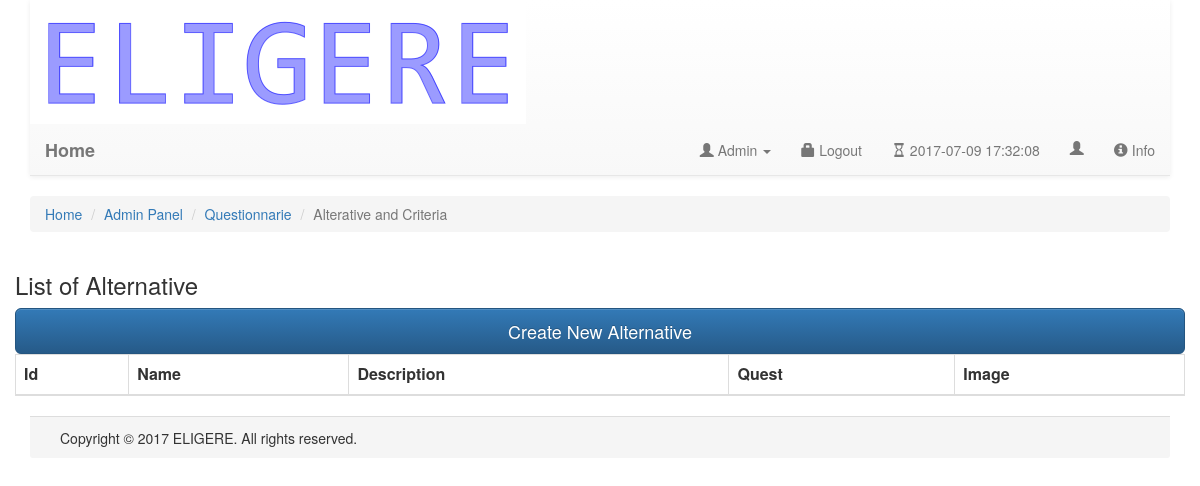
Page /WebApplication/insertAlternativeAndCriteria.php?id=176 on the earlier database version.
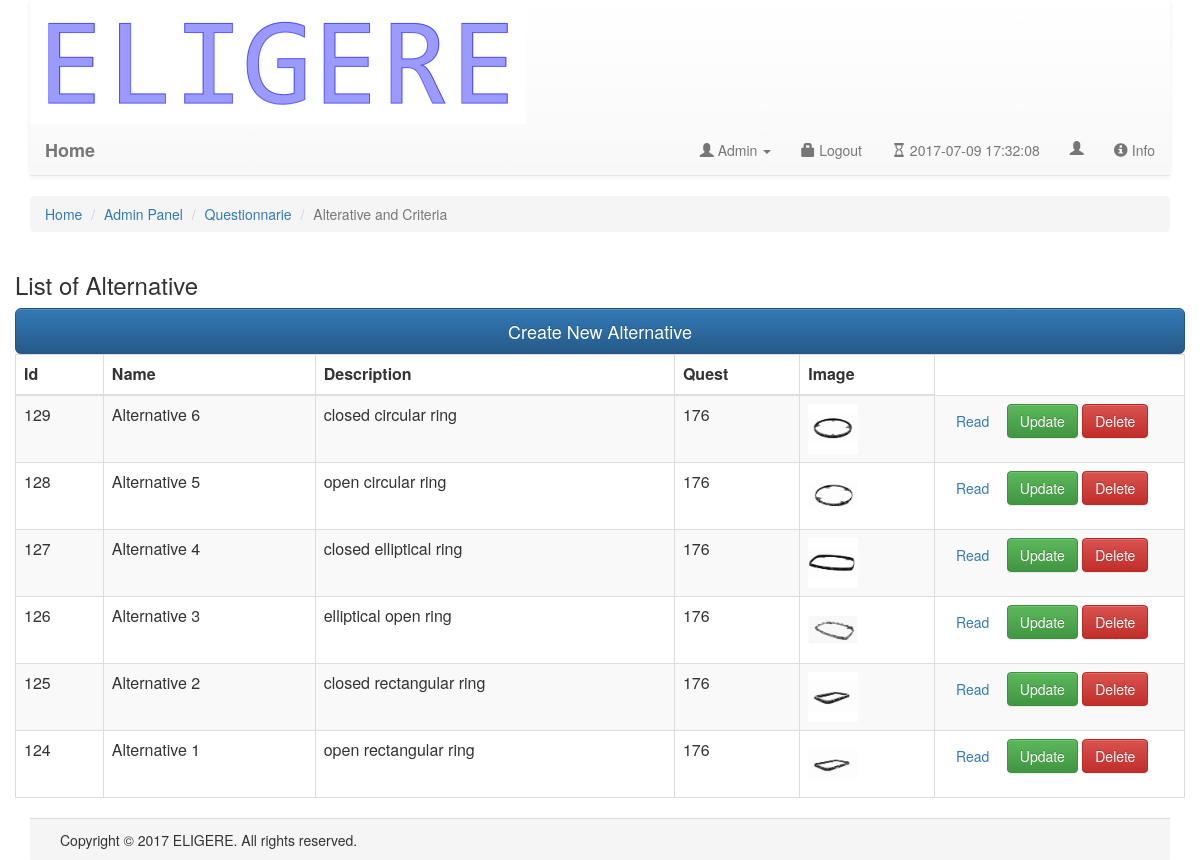
Same page on the later database version.
### tables this page shows
CREATE TABLE `alternative` (
  `id` int(11) NOT NULL,
  `name` char(20) NOT NULL,
  `description` text NOT NULL,
  `date_insert` date NOT NULL,
  `questionnaire_id` int(11) NOT NULL,
  `user_id` char(30) NOT NULL,
  `dir_path` char(50) NOT NULL,
  `dir_path_file` char(100) NOT NULL
);

### WebApplication/insertAlternativeAndCriteria.php (the view, shortened to what this page needs)
<html lang="en">
  <body>
	<div class="container">
	  <?php
	  include 'staticNavBar.php';
	  ?>
	    <ol class="breadcrumb">
		  <li class="breadcrumb-item"><a href="index.php">Home</a></li>
		  <li class="breadcrumb-item "><a href="mainAdmin.php">Admin Panel</a></li>
		  <li class="breadcrumb-item "><a href="insertQuestionnarie.php">Questionnarie</a></li>
		  <li class="breadcrumb-item active">Alterative and Criteria</li>
		</ol>
		<div class="row">
			<h3>List of Alternative</h3>
		</div>
		<div class="row">
				<a href="alternative/create.php">
					<button class='btn btn-lg btn-primary btn-block' type='submit'>Create New Alternative</button>
				</a>
			<table class="table table-striped table-bordered">
			  <thead>
				<tr>
				  <th>Id</th>
				  <th>Name</th>
				  <th>Description</th>
				  <th>Quest</th>
				  <th>Image</th>
				</tr>
			  </thead>
			  <tbody>
			  <?php
			   $pdo = Database::connect();
			   $sql = 'SELECT * FROM alternative WHERE questionnaire_id = '.$_SESSION['selectedQuest'].' ORDER BY id DESC';
			   foreach ($pdo->query($sql) as $row) {
					    $dir_path = $row['dir_path_file'];
						$desc     = $row['description'];
						echo '<tr>';
						echo '<td>'. $row['id'] . '</td>';
						echo '<td>'. $row['name'] . '</td>';
						echo '<td>'. $row['description'] . '</td>';
						echo '<td>'. $row['questionnaire_id'] . '</td>';
						echo "<td><img src='$dir_path' alt='$desc' style='width:50px;height:50px;'></td>";
						echo '<td width=250>';
							echo '<a class="btn" href="alternative/read.php?id='.$row['id'].'">Read</a>';
							echo '<a class="btn btn-success" href="alternative/update.php?id='.$row['id'].'">Update</a>';
							echo '<a class="btn btn-danger" href="alternative/delete.php?id='.$row['id'].'">Delete</a>';
							echo '</td>';                            echo '</tr>';
			   }
			  ?>
			  </tbody>
		</table>
	</div>
	</div>
	<div class="container">
		<?php include 'footer.php'; ?>
    </div>
 	</body>
 </html>

### WebApplication/staticNavBar.php (shortened to what this page needs)
<div id="top-nav" class="navbar navbar-default navbar-static-top">
	<img alt="create" src="logo.png">
    <div class="container-fluid">
        <div class="navbar-header">
            <a class="navbar-brand" href="index.php"><b>Home</b></a>
        </div>
        <div class="navbar-collapse collapse">
            <ul class="nav navbar-nav navbar-right">
                <li class="dropdown">
                    <a class="dropdown-toggle" role="button" data-toggle="dropdown" href="#">
						<i class="glyphicon glyphicon-user"></i> Admin <span class="caret"></span>
					</a>
                </li>
				<li><a href="logout.php">
					<i class="glyphicon glyphicon-lock"></i> Logout</a>
				</li>
                <li><a href="#"><i class="glyphicon glyphicon-hourglass"></i>
                	<?php
                	$today = date("Y-m-d H:i:s");
                	echo  $today;
                	?></a></li>
                <li><a href="#"><i class="glyphicon glyphicon-user"></i>
                	</a></li>
				<li><a href="javascript:Popup('info.html')"><i class="glyphicon glyphicon-info-sign"></i>
                	Info
                	</a></li>
            </ul>
        </div>
    </div>
</div>

### WebApplication/footer.php (shortened to what this page needs)
<footer id="footer" class="panel-footer panel-custom">
<div class="container-fluid">
    <div class="row credits">
      <div class="col-md-12">
        <div class="row social">
          <div class="col-md-12 social-icons">
          </div>
        </div>
        <div class="row copyright">
          <div class="col-md-12">
            <div>Copyright © 2017 ELIGERE. All rights reserved.</div>
          </div>
        </div>
      </div>
    </div>
  </div>
</footer>

Differences in the rows shown:
added alternative: id "129", name "Alternative 6", description "closed circular ring", questionnaire "176", dir_path_file (picture)
added alternative: id "128", name "Alternative 5", description "open circular ring", questionnaire "176", dir_path_file (picture)
added alternative: id "127", name "Alternative 4", description "closed elliptical ring", questionnaire "176", dir_path_file (picture)
added alternative: id "126", name "Alternative 3", description "elliptical open ring", questionnaire "176", dir_path_file (picture)
added alternative: id "125", name "Alternative 2", description "closed rectangular ring", questionnaire "176", dir_path_file (picture)
added alternative: id "124", name "Alternative 1", description "open rectangular ring", questionnaire "176", dir_path_file (picture)
